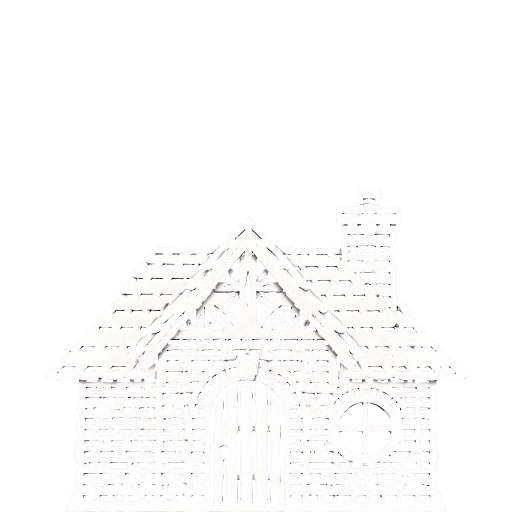
#> input picture art/dolls/brick_house.webp, 1024 x 1024 px (shown at 1/2 size)
$ python -i gen_art.py   (imports and definitions only)
#> lines starting #> are read from the running program, lines starting #| are printed output that depends on the picture
#!/usr/bin/env python3
"""tools/art_jobs/<묶음>.json 의 그림을 codex exec(image_gen)로 만들어 알파 webp 로 넣는다(docs/ART_LIST.md). 이미 있으면 건너뜀.
  uv run --no-project --with pillow --with numpy python tools/gen_art.py rabbit_village [id ...]
생성 원본(마젠타 배경 png)은 art_src/ 에 둔다. 원본이 있으면 다시 생성하지 않고 배경 제거만 한다."""
import json, os, re, subprocess, sys
import numpy as np
from PIL import Image

ROOT = os.path.abspath(os.path.join(os.path.dirname(__file__), '..'))
CODEX = os.path.expanduser('~/.npm-global/bin/codex')
STYLE_REF = os.path.expanduser('~/projects/2026/patjuk-game/assets/raw/lightbox_mock/lbl_mid.png')  # 빛 상자 시안의 층 그림
RULES = (' Plain WHITE paper only, one single flat sheet cut with a craft knife, softly lit from the front so it reads as white paper '
         'with very subtle fiber texture and faint grey shadow only along cut edges. The background behind the paper is a perfectly FLAT solid '
         'magenta #FF00FF everywhere (including inside every hole and gap) for chroma keying. Delicate intricate cut details with many small holes. '
         'No color on the paper, no faces drawn, no text, no outlines, no box, no table. Match the paper-cut style of the reference image, not its subject.')
BOX = (2048, 1536)  # 상자 층 4:3
DOLL = (1024, 1024)  # 종이 인형 한 자세
LIMIT_RE = re.compile(r'(usage limit|rate limit|limit reached|too many requests|quota|try again (?:at|in))', re.I)  # 한도면 다시 시도하지 않는다


# [20 lines left out: function generate, not called in this run]


def key(raw, out, doll=False, fit=None, align=None, mark=False):
    """마젠타 정도(min(R,B)-G)로 알파를 만든다. 종이는 흰색뿐이라 남은 색 번짐은 무채색으로 되돌린다."""
#> called with raw = '../art/dolls/brick_house.webp', out = 'out.png', doll = False, mark = False
    im = Image.open(raw).convert('RGB')
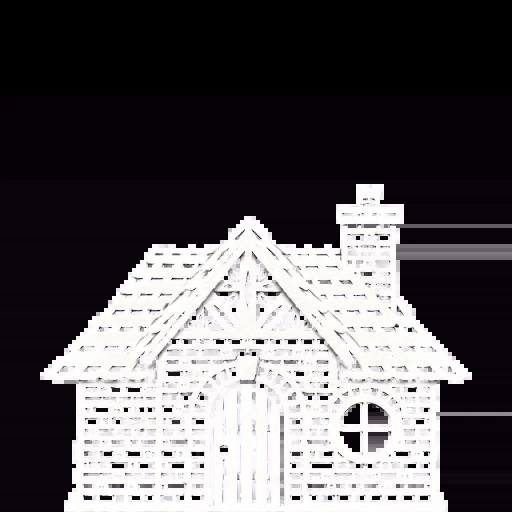
#> im: PIL image 1024x1024 RGB (shown at 1/2 size); mean R, G, B 91, 87.7, 90.6
    w, h = im.size
    if mark:  # 아이콘 층: 자리는 그대로, 정사각이 아니면 눌리지 않게 가운데를 자른다
        s = min(w, h)
        im = im.crop(((w - s) // 2, (h - s) // 2, (w + s) // 2, (h + s) // 2)).resize(DOLL, Image.LANCZOS)
    elif doll:
        side = max(w, h)  # 비율을 지키려고 마젠타로 채워 정사각형으로 만든다(눌러서 맞추지 않는다)
        sq = Image.new('RGB', (side, side), (255, 0, 255))
        sq.paste(im, ((side - w) // 2, (side - h) // 2))
        im = sq.resize(DOLL, Image.LANCZOS)
    else:
        nw = int(h * BOX[0] / BOX[1])  # 3:2 원본의 가운데를 4:3 으로
        im = im.crop(((w - nw) // 2, 0, (w - nw) // 2 + nw, h)).resize(BOX, Image.LANCZOS)
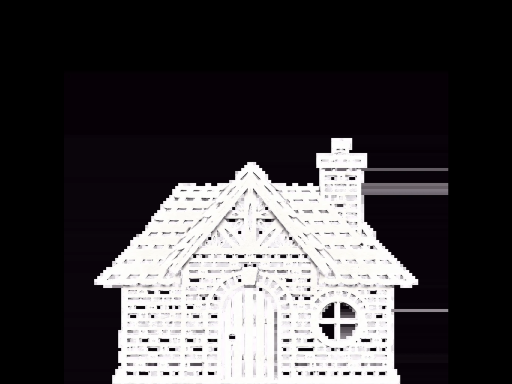
#> im: PIL image 2048x1536 RGB (shown at 1/4 size); mean R, G, B 68.2, 65.8, 67.9
    a = np.asarray(im).astype(int)
    r, g, b = a[..., 0], a[..., 1], a[..., 2]
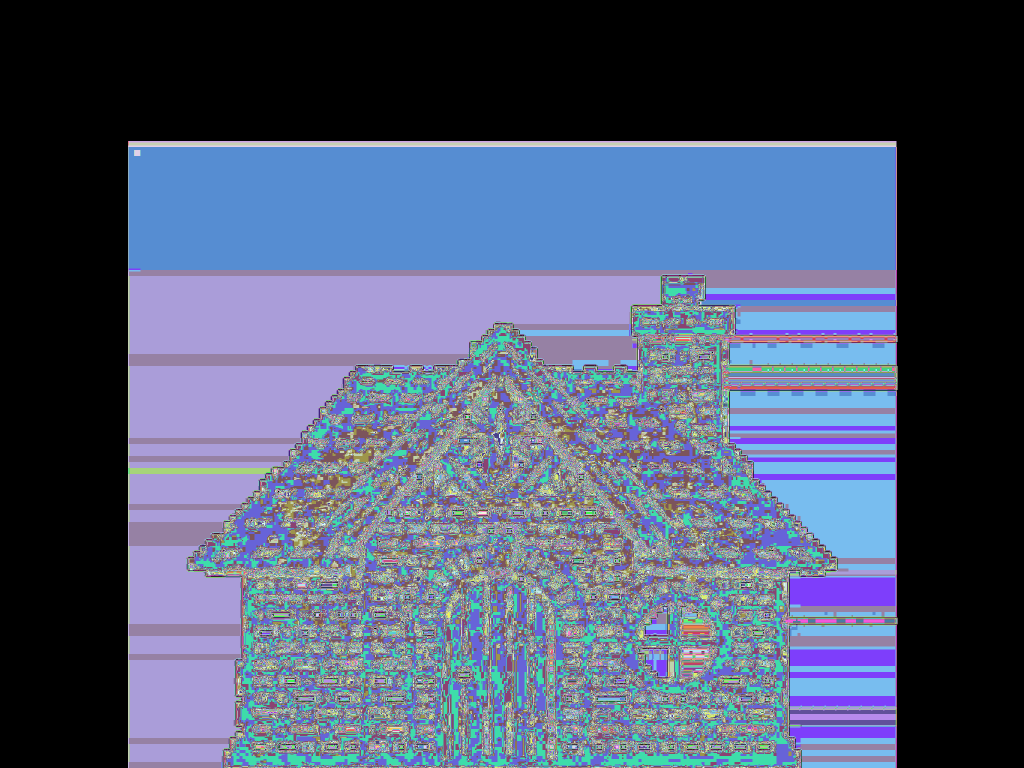
#> r: shape (1536, 2048) int64 (shown at 1/2 size); 256 distinct labels, from 0 to 255; one colour per label, 0 black
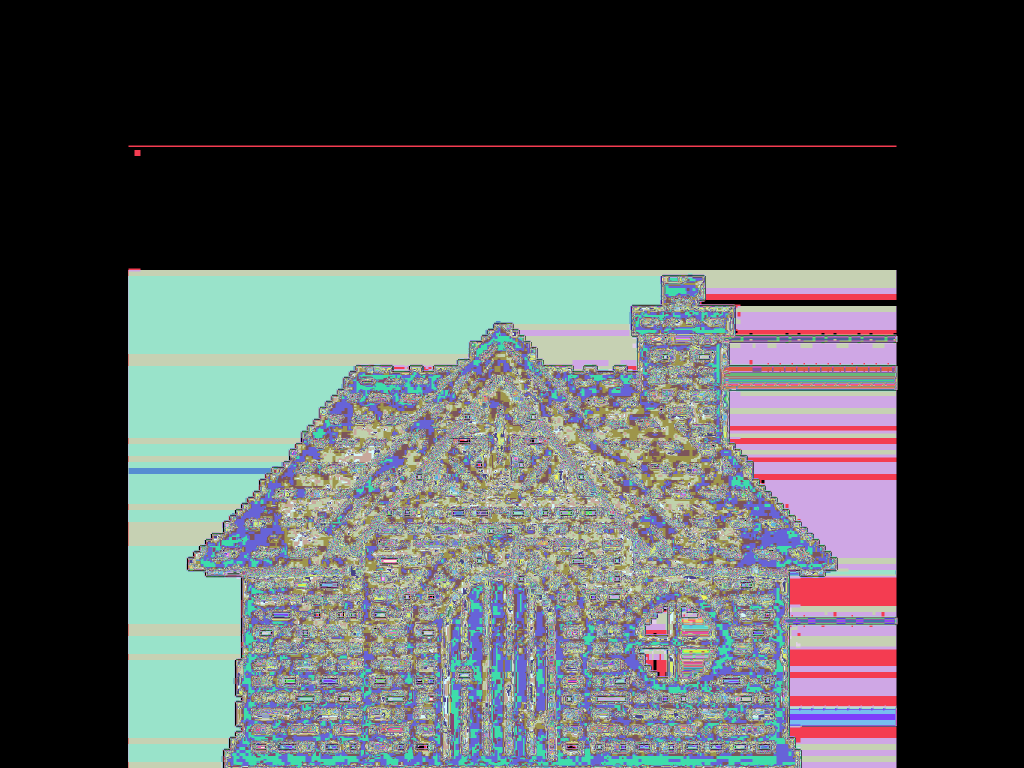
#> g: shape (1536, 2048) int64 (shown at 1/2 size); 256 distinct labels, from 0 to 255; one colour per label, 0 black
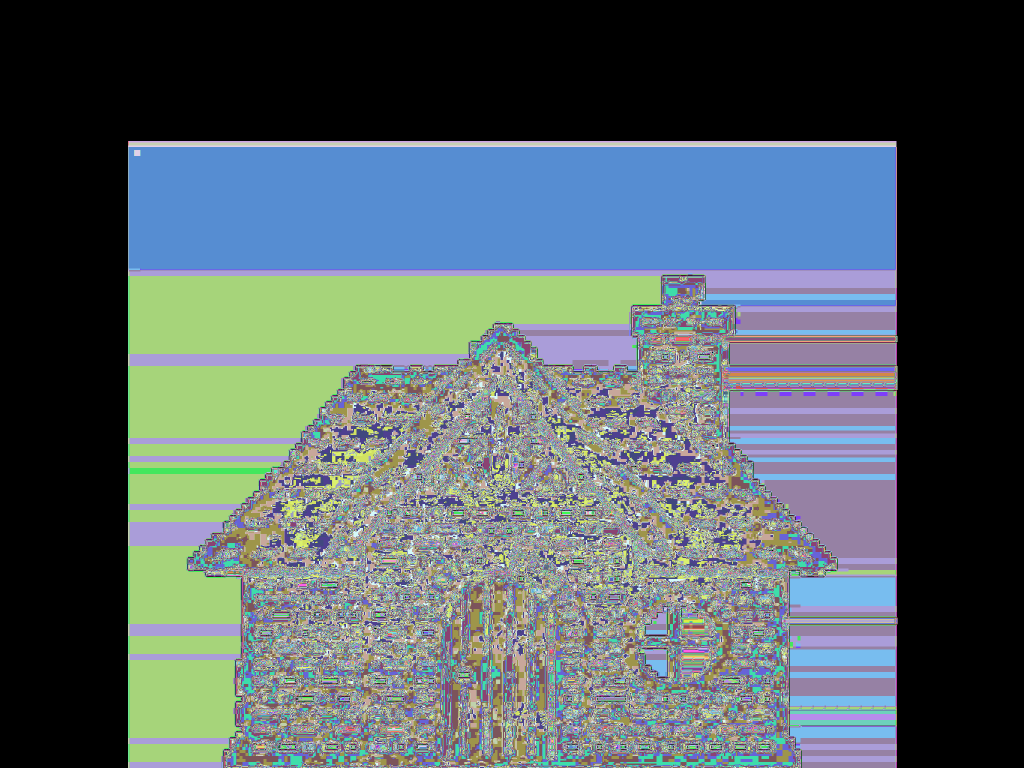
#> b: shape (1536, 2048) int64 (shown at 1/2 size); 256 distinct labels, from 0 to 255; one colour per label, 0 black
    m = np.minimum(r, b) - g
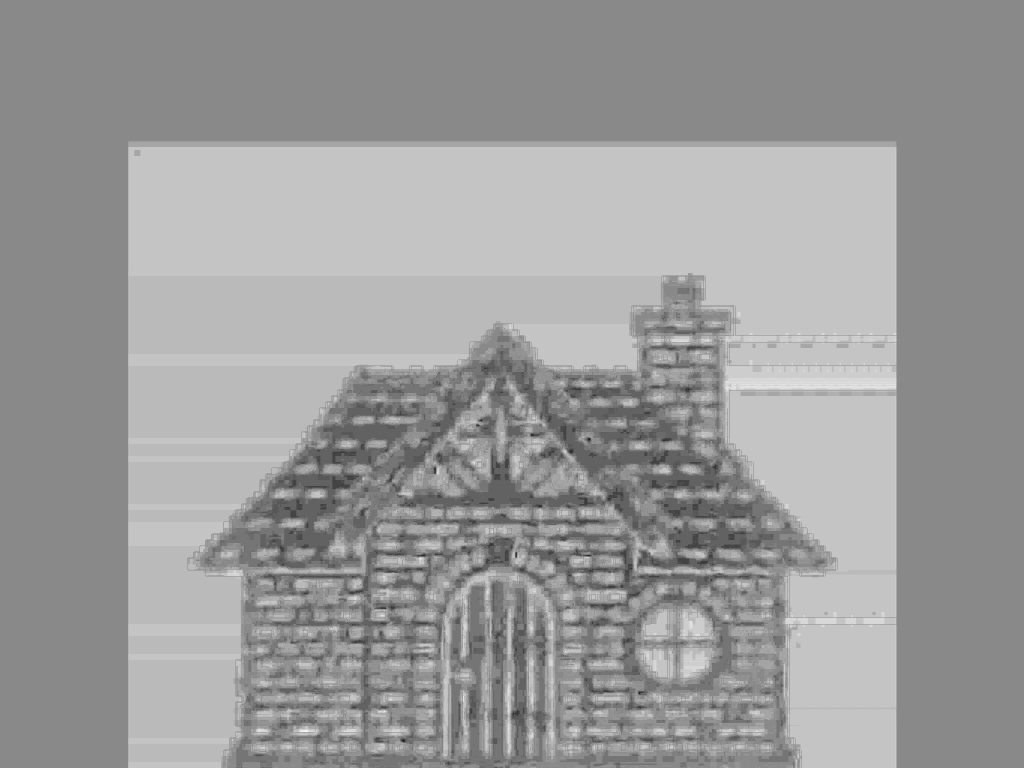
#> m: shape (1536, 2048) int64 (shown at 1/2 size); min -14, max 12, mean 1.85; drawn with min black and max white
    alpha = np.clip((70 - m) * 255 / 45, 0, 255)
#> alpha: shape (1536, 2048) float64; every value is 255
    rgb = np.dstack([np.minimum(r, g + 6), g, np.minimum(b, g + 6)])
    os.makedirs(os.path.dirname(out), exist_ok=True)
    pic = Image.fromarray(np.dstack([rgb, alpha]).astype(np.uint8), 'RGBA')
    if doll:  # 크기는 그대로, 발을 아래 가운데로 옮긴다(자세마다 머리 크기가 같게)
        x0, y0, x1, y1 = pic.getchannel('A').point(lambda v: 255 if v > 128 else 0).getbbox()
        moved = Image.new('RGBA', DOLL, (0, 0, 0, 0))
        moved.paste(pic, ((DOLL[0] - x0 - x1) // 2, DOLL[1] - y1))
        pic = moved
        alpha = np.asarray(pic)[..., 3]
    if align:  # 걷기·오르기 프레임: 몸통이 첫 장과 가장 많이 겹치도록 옮긴다(다리만 바뀌게)
        base = np.asarray(Image.open(os.path.join(ROOT, align)).convert('RGBA').getchannel('A').resize((256, 256))) > 128
        small = np.asarray(pic.getchannel('A').resize((256, 256))) > 128
        dx, dy = max(((x, y) for x in range(-30, 31) for y in range(-30, 31)), key=lambda o: (np.roll(small, o, (1, 0)) & base).sum())
        moved = Image.new('RGBA', pic.size, (0, 0, 0, 0))
        moved.paste(pic, (dx * pic.width // 256, dy * pic.height // 256))
        pic = moved
    if os.path.basename(out).endswith('_near.webp'):  # 앞 풀숲은 화면 맨 아래에 붙인다(뜨면 뒤 층이 띠처럼 보인다)
        y1 = pic.getchannel('A').point(lambda v: 255 if v > 128 else 0).getbbox()[3]
        moved = Image.new('RGBA', pic.size, (0, 0, 0, 0))
        moved.paste(pic, (0, pic.size[1] - y1))
        pic = moved
    if fit:  # 그림을 줄여 가운데에, 아래 끝을 화면 아래에서 base 높이에 둔다(이미지 생성이 구도를 못 지킬 때)
        small = pic.crop(pic.getchannel('A').point(lambda v: 255 if v > 128 else 0).getbbox())
        small = small.resize((int(small.width * fit['scale']), int(small.height * fit['scale'])), Image.LANCZOS)
        moved = Image.new('RGBA', pic.size, (0, 0, 0, 0))
        moved.paste(small, ((pic.width - small.width) // 2, int(pic.height * (1 - fit['base'])) - small.height))
        pic = moved
    pic.save(out, 'WEBP', quality=88, alpha_quality=95, method=6)
    print(f'{out}: 투명 {100 * (alpha == 0).mean():.0f}%, {os.path.getsize(out) // 1024}KB', flush=True)
#| out.png: 투명 0%, 95KB


# [12 lines left out: function main, not called in this run]


# [1 line not run here, left out]

>>> result = key('../art/dolls/brick_house.webp', 'out.png')

$ run again, on art/rabbit/finish_far2.webp
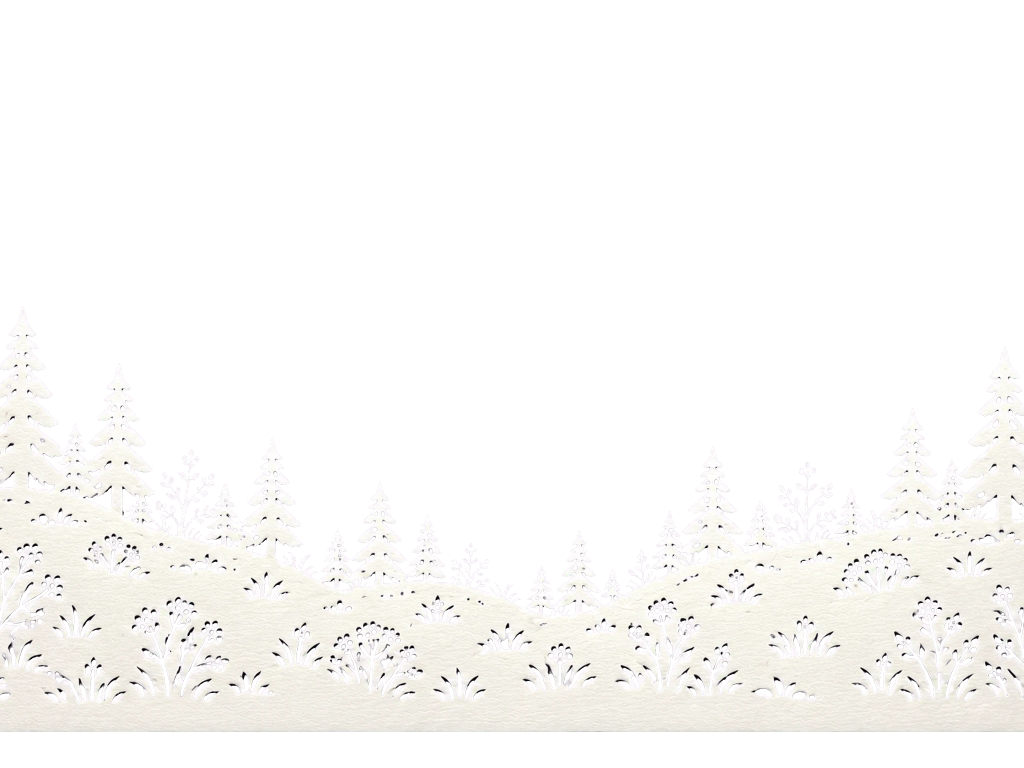
#> input picture art/rabbit/finish_far2.webp, 2048 x 1536 px (shown at 1/2 size)
#> r: shape (1536, 2048) int64; 256 distinct labels, from 0 to 255
#> g: shape (1536, 2048) int64; 256 distinct labels, from 0 to 255
#> in key, `r, g, b = a[..., 0], a[..., 1], a[..., 2]`:
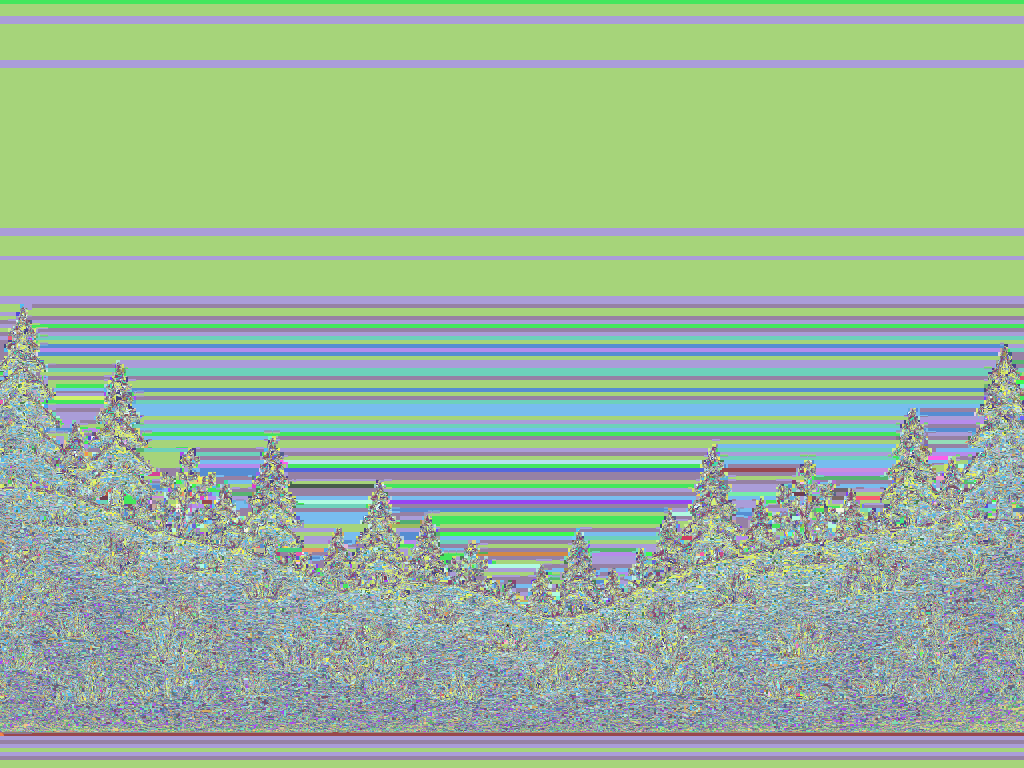
#> b: shape (1536, 2048) int64 (shown at 1/2 size); 256 distinct labels, from 0 to 255; one colour per label, 0 black
#> in key, `m = np.minimum(r, b) - g`:
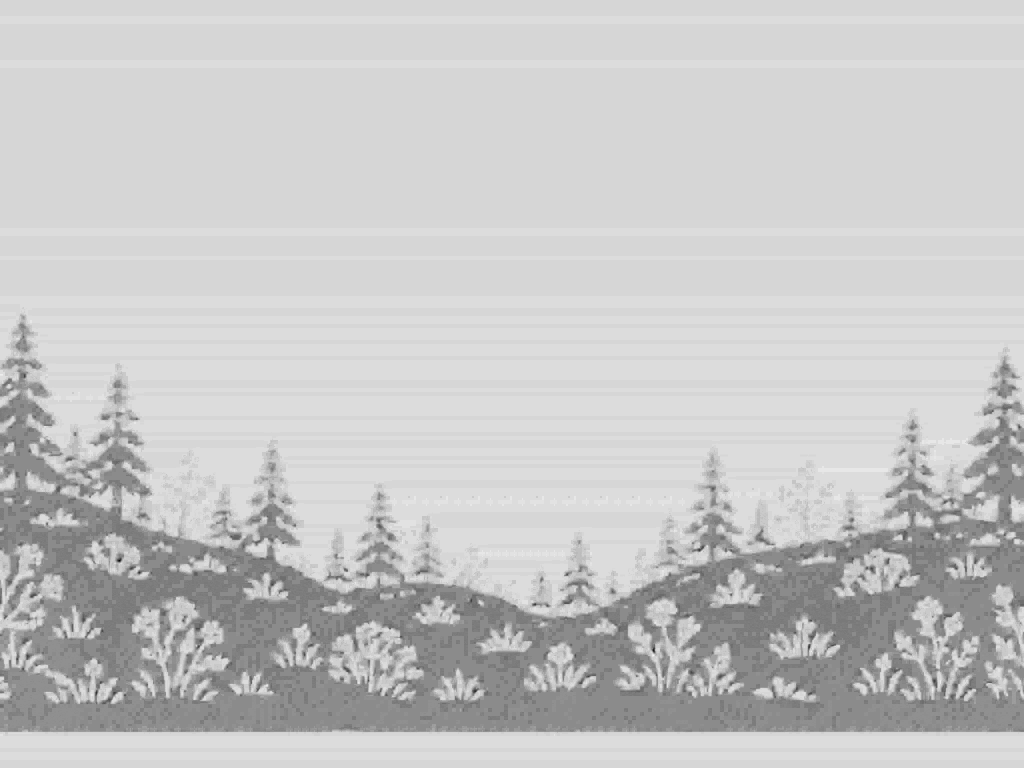
#> m: shape (1536, 2048) int64 (shown at 1/2 size); min -32, max 12, mean 2.27; drawn with min black and max white
#> alpha: shape (1536, 2048) float64; every value is 255
#| out.png: 투명 0%, 155KB
